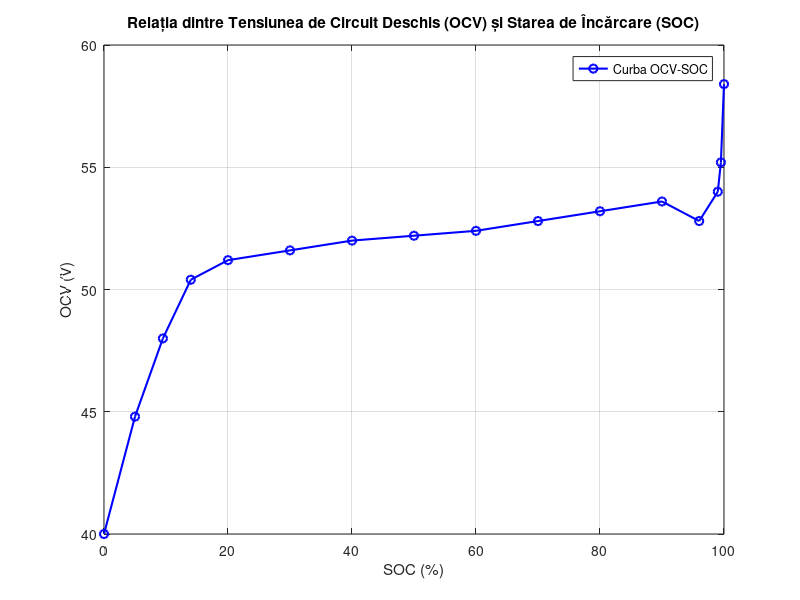

Reproduce this figure in MATLAB.
%% Wind Turbine Parameters

% Cp - Performance Coefficient constants 
c1 = 0.22;
c2 = 116;
c3 = 0.4; 
c4 = 0;
c5 = 5; 
c6 = 12.5;

% Conform graficului, beta = 0:
lambda_opt = 6.33;
Cp_opt = 0.4382;                            % Coeficient optim de putere = 43.82%

ro = 1.225;                                 % Air density [hg/m^3]
R = 5;                                      % Blade radius [m]
A = pi*R^2;                                 % Turbine swept are [m^2]
wind_speed = 12;                            % [m/s]
Pm = 1/2 * Cp_opt * ro * A * wind_speed^3;  % Pm = 36.42 kW
omega_r = lambda_opt * wind_speed / R;      % 15.19 [rad/s]

%% PMSG Parameters

Rs = 2.875;        % Stator Resistance [ohm]
Ld = 1.53e-3;      % Inductance on d-axis [mH]
Lq = 1.53e-3;      % Inductance on q-axis [mH]
Ke = 0.175;        % Permanent Magnet flux [Wb]
p = 4;             % Pole Pairs
J = 0.8e-3;        % Moment of Inertia [Nm^2] 
F = 1e-3;          % Frecare vascoasa 
n1 = 15;
n2 = 1000;


%% Buck & Boost Parameters

L_buck = 300e-6;    % Buck Converter Inductance    [microH]
C_buck = 5e-6;      % Buck Converter Capacitance   [microF] 
L_boost = 200e-6;   % Boost Converter Inductance   [microH]
C_boost = 50e-6;    % Boost Converter Capacitance  [microF]
Rl_boost = 10.73;   % Boost Converter Load Resistance [ohm]

% Buck 1D Look-Up Table [Power - Load Resistance]
%P_buck_v = 1.0e3 * [0.01    0.4272    0.8544   1.2816    1.7088    2.1360...
%          2.5632    2.9904    3.4176    3.8448    4.2720];

%R_buck_load_v = [230.4000    5.3933    2.6966    1.7978    1.3483    1.0787...
%         0.8989    0.7705    0.6742    0.5993    0.5393];

P_buck_v = 1.0e+03 * [0.01, 0.0427, 0.0854, 0.1282, 0.1709, 0.2136, 0.2563, 0.2990, 0.3418, 0.3845, 0.4272, ...
                      0.4699, 0.5126, 0.5554, 0.5981, 0.6408, 0.6835, 0.7262, 0.7690, 0.8117, 0.8544, ...
                      0.8971, 0.9398, 0.9826, 1.0253, 1.0680, 1.1107, 1.1534, 1.1962, 1.2389, 1.2816, ...
                      1.3243, 1.3670, 1.4098, 1.4525, 1.4952, 1.5379, 1.5806, 1.6234, 1.6661, 1.7088, ...
                      1.7515, 1.7942, 1.8370, 1.8797, 1.9224, 1.9651, 2.0078, 2.0506, 2.0933, 2.1360, ...
                      2.1787, 2.2214, 2.2642, 2.3069, 2.3496, 2.3923, 2.4350, 2.4778, 2.5205, 2.5632, ...
                      2.6059, 2.6486, 2.6914, 2.7341, 2.7768, 2.8195, 2.8622, 2.9050, 2.9477, 2.9904, ...
                      3.0331, 3.0758, 3.1186, 3.1613, 3.2040, 3.2467, 3.2894, 3.3322, 3.3749, 3.4176, ...
                      3.4603, 3.5030, 3.5458, 3.5885, 3.6312, 3.6739, 3.7166, 3.7594, 3.8021, 3.8448, ...
                      3.8875, 3.9302, 3.9730, 4.0157, 4.0584, 4.1011, 4.1438, 4.1866, 4.2293, 4.2720];

%R_buck_load = 48^2 ./ P_buck_v;
R_buck_load_v = [230.4000, 53.9326, 26.9663, 17.9775, 13.4831, 10.7865, 8.9888, 7.7047, 6.7416, 5.9925, 5.3933, ...
                 4.9030, 4.4944, 4.1487, 3.8523, 3.5955, 3.3708, 3.1725, 2.9963, 2.8386, 2.6966, 2.5682, ...
                 2.4515, 2.3449, 2.2472, 2.1573, 2.0743, 1.9975, 1.9262, 1.8597, 1.7978, 1.7398, 1.6854, ...
                 1.6343, 1.5863, 1.5409, 1.4981, 1.4576, 1.4193, 1.3829, 1.3483, 1.3154, 1.2841, 1.2542, ...
                 1.2257, 1.1985, 1.1724, 1.1475, 1.1236, 1.1007, 1.0787, 1.0575, 1.0372, 1.0176, 0.9988, ...
                 0.9806, 0.9631, 0.9462, 0.9299, 0.9141, 0.8989, 0.8841, 0.8699, 0.8561, 0.8427, 0.8297, ...
                 0.8172, 0.8050, 0.7931, 0.7816, 0.7705, 0.7596, 0.7491, 0.7388, 0.7288, 0.7191, 0.7096, ...
                 0.7004, 0.6914, 0.6827, 0.6742, 0.6658, 0.6577, 0.6498, 0.6421, 0.6345, 0.6271, 0.6199, ...
                 0.6129, 0.6060, 0.5993, 0.5927, 0.5862, 0.5799, 0.5738, 0.5677, 0.5618, 0.5560, 0.5503, ...
                 0.5448, 0.5393];


%% Rectifier Parameters

% Rectifier 1D Look-Up Table [Power - Load Resistance]
%P_rec_v = 1.0e3 * [0.01    0.4180    0.8360    1.2540  1.386   1.6720    2.0900...
%        2.5080    2.9260    3.3440    3.7620    4.1800   4.5474];

%R_rec_load_v = [4840 115.8 57.9  38.6 34.9206 28.9 23.2 19.3 16.5 14.5 12.9 11.6  10.6434];

P_rec_v = 1.0e+03 * [0.01, 0.0432, 0.0864, 0.1296, 0.1727, 0.2159, 0.2591, 0.3023, 0.3455, 0.3887, 0.4319, ...
                    0.4750, 0.5182, 0.5614, 0.6046, 0.6478, 0.6910, 0.7342, 0.7773, 0.8205, 0.8637, ...
                    0.9069, 0.9501, 0.9933, 1.0365, 1.0796, 1.1228, 1.1660, 1.2092, 1.2524, 1.2956, ...
                    1.3388, 1.3820, 1.4251, 1.4683, 1.5115, 1.5547, 1.5979, 1.6411, 1.6843, 1.7274, ...
                    1.7706, 1.8138, 1.8570, 1.9002, 1.9434, 1.9866, 2.0297, 2.0729, 2.1161, 2.1593, ...
                    2.2025, 2.2457, 2.2889, 2.3320, 2.3752, 2.4184, 2.4616, 2.5048, 2.5480, 2.5912, ...
                    2.6343, 2.6775, 2.7207, 2.7639, 2.8071, 2.8503, 2.8935, 2.9366, 2.9798, 3.0230, ...
                    3.0662, 3.1094, 3.1526, 3.1958, 3.2389, 3.2821, 3.3253, 3.3685, 3.4117, 3.4549, ...
                    3.4981, 3.5413, 3.5844, 3.6276, 3.6708, 3.7140, 3.7572, 3.8004, 3.8436, 3.8867, ...
                    3.9299, 3.9731, 4.0163, 4.0595, 4.1027, 4.1459, 4.1890, 4.2322, 4.2754, 4.3186];


%R_rec_load = 220^2 ./ P_rec_v
R_rec_load_v = 1.0e+03 * [4.8400, 1.1204, 0.5602, 0.3735, 0.2803, 0.2242, 0.1868, 0.1601, 0.1401, 0.1245, 0.1121, ...
                          0.1019, 0.0934, 0.0862, 0.0801, 0.0747, 0.0700, 0.0659, 0.0623, 0.0590, 0.0560, 0.0534, ...
                          0.0509, 0.0487, 0.0467, 0.0448, 0.0431, 0.0415, 0.0400, 0.0386, 0.0374, 0.0362, 0.0350, ...
                          0.0340, 0.0330, 0.0320, 0.0311, 0.0303, 0.0295, 0.0287, 0.0280, 0.0273, 0.0267, 0.0261, ...
                          0.0255, 0.0249, 0.0244, 0.0238, 0.0233, 0.0229, 0.0224, 0.0220, 0.0216, 0.0211, 0.0208, ...
                          0.0204, 0.0200, 0.0197, 0.0193, 0.0190, 0.0187, 0.0184, 0.0181, 0.0178, 0.0175, 0.0172, ...
                          0.0170, 0.0167, 0.0165, 0.0162, 0.0160, 0.0158, 0.0156, 0.0154, 0.0151, 0.0149, 0.0147, ...
                          0.0146, 0.0144, 0.0142, 0.0140, 0.0138, 0.0137, 0.0135, 0.0133, 0.0132, 0.0130, 0.0129, ...
                          0.0127, 0.0126, 0.0125, 0.0123, 0.0122, 0.0121, 0.0119, 0.0118, 0.0117, 0.0116, 0.0114, 0.0113, 0.0112];


D_voltage = 1.975/220; % IGBT/Diode Voltage scaling
C_rectifier = 1e-3;    % Rectifier Capacitance 

%% Battery Parameters

State_Of_Charge = 65;
Cap_sys = 1111; % Ah
Cap_cell = 3.2; % Ah

V_nom_sys = 48;   % V
V_nom_cell = 3.6; % V

Nr_cells_series = round(V_nom_sys/V_nom_cell); % 13 celule serie
Nr_cells_parallel = round(Cap_sys/Cap_cell);   % 347 celule paralel

I_bat_impulse = 3.12; % A
T = 1020; % sec
Tau = 180; % sec

Rs_cell = (3.8-3.5)/I_bat_impulse;  % 0.0962 ohm
Rp_cell = (3.5-3.38)/I_bat_impulse; % 0.0385 ohm
Cp_cell = Tau/Rp_cell;              % 4772 Farad

% Parameters First-order Model
Rs_sys = (Nr_cells_series * Rs_cell) / Nr_cells_parallel;  % 0.0036 ohm
Rp_sys = (Nr_cells_series * Rp_cell) / Nr_cells_parallel;  % 0.0014 ohm
Cp_sys = (Nr_cells_parallel * Cp_cell) / Nr_cells_series;  % 124920 Farad

% Params Second-order Model
Rp1 = 0.0099;
Cp1 = 1182;
Rp_sys1 = (Nr_cells_series * Rp1) / Nr_cells_parallel; 
Cp_sys1 = (Nr_cells_parallel * Cp1) / Nr_cells_series; 

Rp2 = 0.0375;
Cp2 = 3137;
Rp_sys2 = (Nr_cells_series * Rp2) / Nr_cells_parallel; 
Cp_sys2 = (Nr_cells_parallel * Cp2) / Nr_cells_series;  

%%
OCV_curve = [40, 44.8, 48, 50.40, 51.20, 51.60, 52, 52.20, 52.40, 52.80, 53.20, 53.60, 52.80, 54, 55.20, 58.40];
SOC = [0 5 9.5 14 20 30 40 50 60 70 80 90 96 99 99.5 100];

% Reprezentarea grafică
figure;
plot(SOC, OCV_curve, 'b-o', 'LineWidth', 1.5);
grid on;
title('Relația dintre Tensiunea de Circuit Deschis (OCV) și Starea de Încărcare (SOC)');
xlabel('SOC (%)');
ylabel('OCV (V)');
legend('Curba OCV-SOC');
